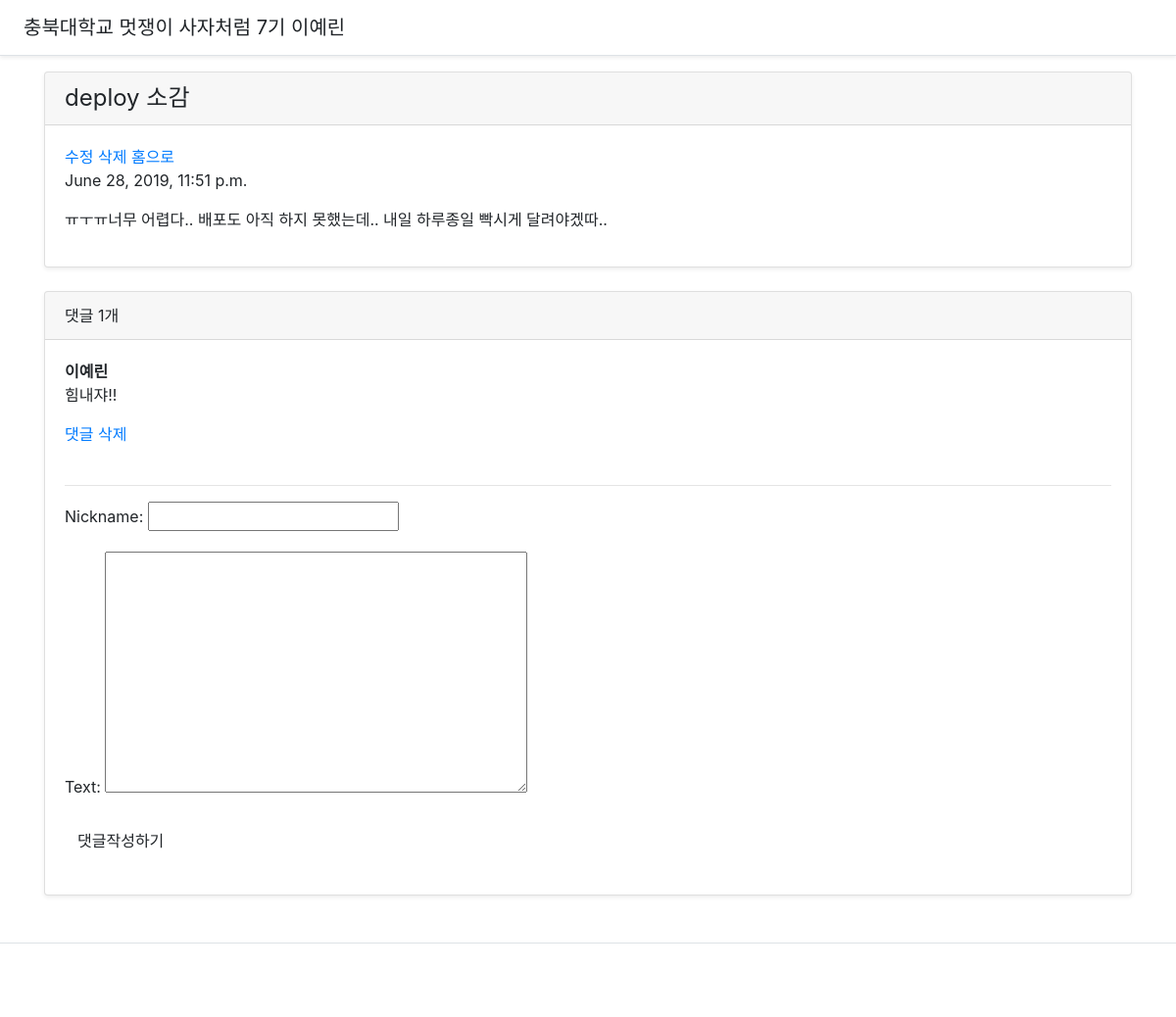
Before: /blog/post/5/ (signed in) with the older database file.
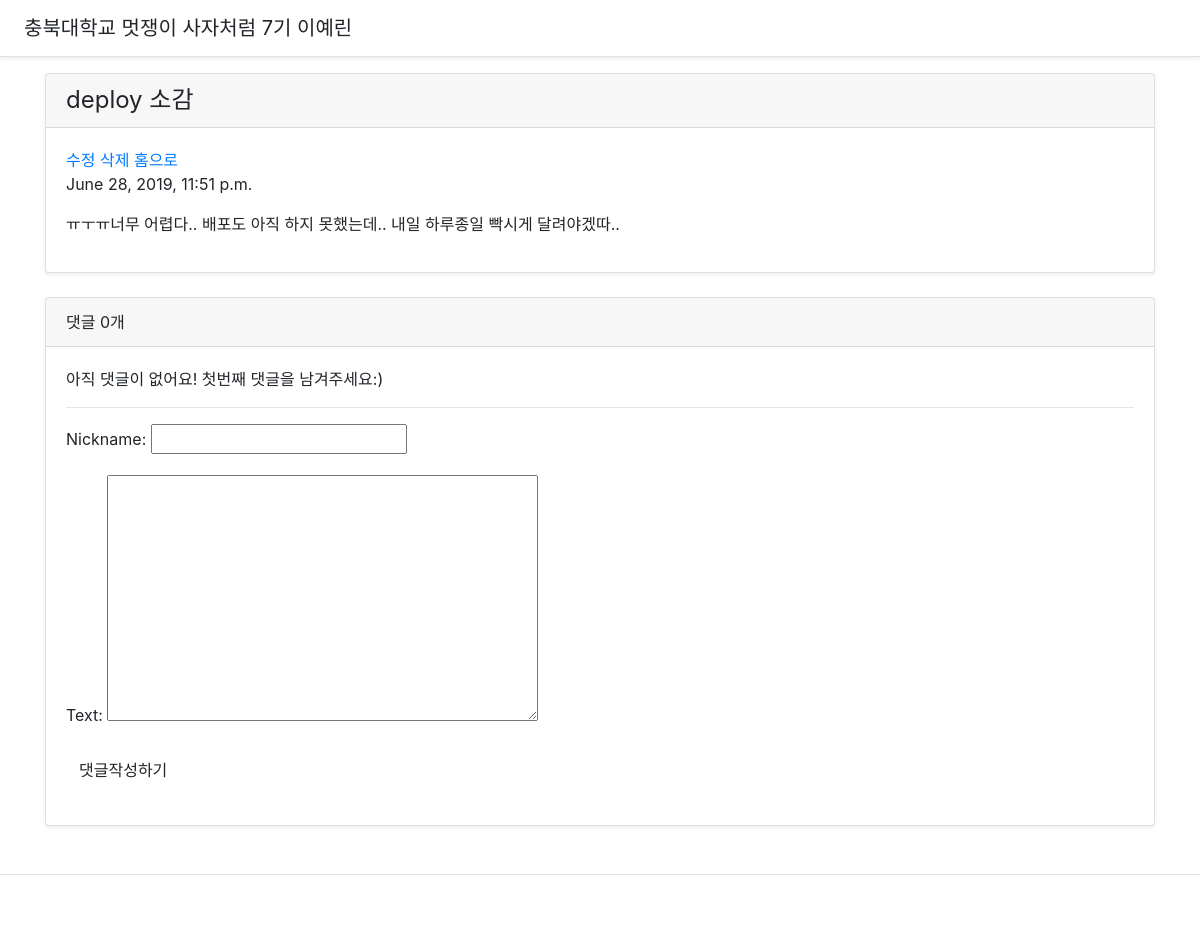
After: the same page with the newer database file.
### blog/models.py (models this page shows, shortened)
class Post(models.Model):
    author = models.ForeignKey('auth.User', on_delete=models.CASCADE)
    title = models.CharField(max_length = 200)
    text = models.TextField()
    created_date = models.DateTimeField(default = timezone.now)
    published_date = models.DateTimeField(blank = True, null = True)

class Comment(models.Model):
    post = models.ForeignKey('blog.Post', related_name='comments', on_delete=models.CASCADE)
    nickname = models.CharField(max_length=200)
    text = models.TextField()
    created_date = models.DateTimeField(default=timezone.now)

### blog/views.py (the view)
# urls.py: path('post/<int:post_id>/', views.detail, name = 'detail'),
@login_required
def detail(request, post_id):
    post_detail = get_object_or_404(Post, pk = post_id)
    form = CommentForm()
    return render(request, 'blog/detail.html', {'post':post_detail, 'form':form,})

### blog/forms.py
class CommentForm(forms.ModelForm):
    class Meta:
        model = Comment
        fields = ('nickname', 'text')

### blog/templates/blog/detail.html (shortened to what this page needs)
<!doctype html>
<html lang="en">
  <head>
    <link rel="stylesheet" href="https://stackpath.bootstrapcdn.com/bootstrap/4.3.1/css/bootstrap.min.css">
<link href="/docs/4.3/dist/css/bootstrap.min.css" rel="stylesheet">
    <link href="" rel="stylesheet">
  </head>
  <body>
    <div class="d-flex flex-column flex-md-row align-items-center p-3 px-md-4 mb-3 bg-white border-bottom shadow-sm">
  <h5 class="my-0 mr-md-auto font-weight-normal">충북대학교 멋쟁이 사자처럼 7기 이예린</h5>
</div>
<div class="container">
        <div class="card mb-4 shadow-sm">
          <div class="card-header">
            <h4 class="my-0 font-weight-normal">{{post.title}}</h4>
          </div>
          <div class="card-body">
            <a href = "{% url 'edit' post.id %}">수정</a>
            <a href = "{% url 'delete' post.id %}">삭제</a>
            <a href = "{% url 'home' %}">홈으로</a>
            <p>{{post.created_date}}</p>
            <p>{{post.text}}</p>
          </div>
        </div>
        <div class="card mb-4 shadow-sm">
                <div class="card-header">
                  <p class="my-0 font-weight-normal">댓글 {{ post.comments.count }}개</p>
                </div>
                <div class="card-body">
                        {% for comment in post.comments.all %}
                        <div>
                            <strong>{{comment.nickname}}</strong>
                            {{comment.text|linebreaks}}
                            <a href = "{% url 'comment_delete' comment_id=comment.id %}" onclick="return confirm('정말로 삭제하시겠습니까?')">댓글 삭제</a>
                        </div>
                        <br>
                        {% empty %}
                        <p>아직 댓글이 없어요! 첫번째 댓글을 남겨주세요:)</p>
                        {% endfor %}
                        <hr>
                        <div class="form-group">
                            <form method ="POST" action="{% url 'add_comment' post.id %}">
                                {{ form.as_p }}
                                <button type = "submit" class="save btn btn-default">댓글작성하기</button>
                            </form>
                        </div>
                </div>
              </div>
      </div>
      <footer class="pt-4 my-md-5 pt-md-5 border-top">
      </footer>
    </body>
    </html>

Changed rows visible on the page:
removed Comment: nickname "이예린", text "힘내쟈!!"
computed for Post "deploy 소감": comments.count "1" → "0"
Other visible differences:
text now shown: "아직 댓글이 없어요! 첫번째 댓글을 남겨주세요:)"
